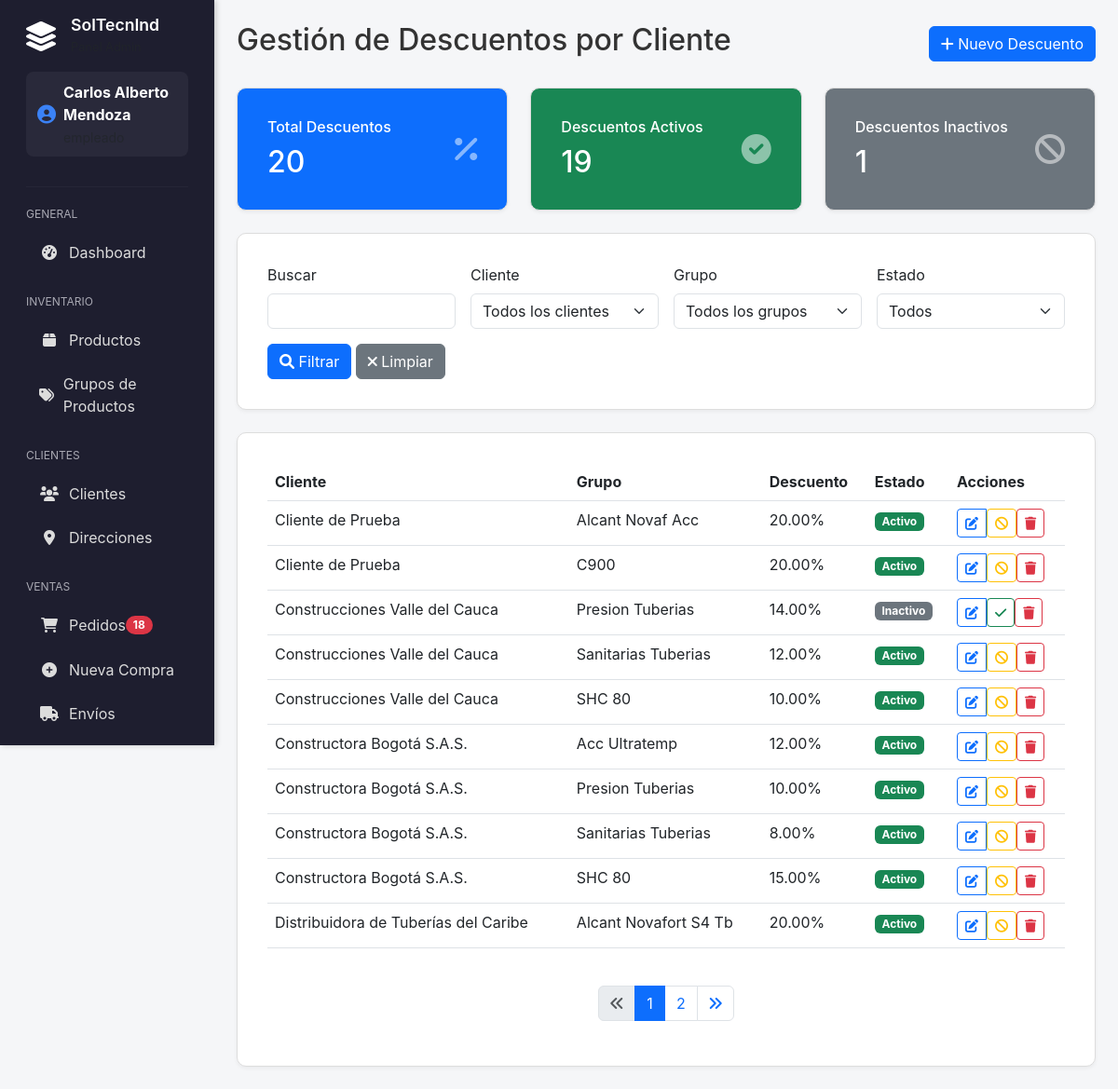
The app's page /admin/descuentos_clientes.php (signed in) with its own data.
### tables this page shows
CREATE TABLE `descuentos_clientes` (
  `id` int(11) NOT NULL,
  `cliente_id` int(11) NOT NULL,
  `grupo_id` int(11) NOT NULL,
  `porcentaje_descuento` decimal(5,2) NOT NULL DEFAULT 0.00,
  `activo` tinyint(1) DEFAULT 1,
  `created_at` timestamp NOT NULL DEFAULT current_timestamp(),
  `updated_at` timestamp NOT NULL DEFAULT current_timestamp() ON UPDATE current_timestamp()
);

CREATE TABLE `clientes` (
  `id` int(11) NOT NULL,
  `nombre` varchar(255) NOT NULL,
  `numero_documento` varchar(50) NOT NULL,
  `tipo_documento` enum('CC','NIT','CE','TI') DEFAULT 'CC',
  `email` varchar(255) DEFAULT NULL,
  `telefono` varchar(20) DEFAULT NULL,
  `direccion_principal` text DEFAULT NULL,
  `ciudad` varchar(100) DEFAULT NULL,
  `contacto_principal` varchar(255) DEFAULT NULL,
  `empleado_asignado` int(11) DEFAULT NULL,
  `activo` tinyint(1) DEFAULT 1,
  `created_at` timestamp NOT NULL DEFAULT current_timestamp(),
  `updated_at` timestamp NOT NULL DEFAULT current_timestamp() ON UPDATE current_timestamp()
);

CREATE TABLE `grupos_productos` (
  `id` int(11) NOT NULL,
  `nombre` varchar(255) NOT NULL,
  `descripcion` text DEFAULT NULL,
  `activo` tinyint(1) DEFAULT 1,
  `created_at` timestamp NOT NULL DEFAULT current_timestamp(),
  `updated_at` timestamp NOT NULL DEFAULT current_timestamp() ON UPDATE current_timestamp()
);

### admin/descuentos_clientes.php (the view, shortened to what the rows shown need)
<?php
require_once '../includes/LayoutManager.php';
$pdo = getConnection();
$search = trim(filter_input(INPUT_GET, 'search', FILTER_UNSAFE_RAW) ?? '');
$cliente_filter = filter_input(INPUT_GET, 'cliente', FILTER_VALIDATE_INT);
$grupo_filter = filter_input(INPUT_GET, 'grupo', FILTER_VALIDATE_INT);
$activo_filter = isset($_GET['activo']) ? $_GET['activo'] : '';
$page = max(1, intval(filter_input(INPUT_GET, 'page', FILTER_VALIDATE_INT) ?? 1));
$limit = 10;
$offset = ($page - 1) * $limit;
$params = [];
$where_clause = '';
$count_sql = "SELECT COUNT(*) FROM descuentos_clientes d
              JOIN clientes c ON d.cliente_id = c.id
              JOIN grupos_productos g ON d.grupo_id = g.id
              $where_clause";
$stmt = $pdo->prepare($count_sql);
$stmt->execute($params);
$total_descuentos = (int)$stmt->fetchColumn();
$total_pages = $total_descuentos > 0 ? (int)ceil($total_descuentos / $limit) : 1;
$sql = "SELECT
            d.id,
            d.cliente_id,
            d.grupo_id,
            d.porcentaje_descuento,
            d.activo,
            d.created_at,
            c.nombre as cliente_nombre,
            g.nombre as grupo_nombre
        FROM descuentos_clientes d
        JOIN clientes c ON d.cliente_id = c.id
        JOIN grupos_productos g ON d.grupo_id = g.id
        $where_clause
        ORDER BY c.nombre, g.nombre
        LIMIT :limit OFFSET :offset";
$params_with_limit = $params;
$params_with_limit[':limit'] = $limit;
$params_with_limit[':offset'] = $offset;
$stmt = $pdo->prepare($sql);
foreach ($params_with_limit as $key => $val) {
    if ($key === ':limit' || $key === ':offset') {
        $stmt->bindValue($key, (int)$val, PDO::PARAM_INT);
    } else {
        $stmt->bindValue($key, $val);
    }
}
$stmt->execute();
$descuentos = $stmt->fetchAll();
try {
    $stats_sql = "SELECT
                    COUNT(*) as total,
                    SUM(CASE WHEN activo = 1 THEN 1 ELSE 0 END) as activos,
                    SUM(CASE WHEN activo = 0 THEN 1 ELSE 0 END) as inactivos
                  FROM descuentos_clientes";
    $stats_stmt = $pdo->query($stats_sql);
    $stats = $stats_stmt->fetch(PDO::FETCH_ASSOC);
} catch (PDOException $e) {
    error_log("Error obteniendo estadísticas: " . $e->getMessage());
    $stats = ['total' => 0, 'activos' => 0, 'inactivos' => 0];
}
?>
<div class="d-flex justify-content-between align-items-center mb-4">
    <h2>Gestión de Descuentos por Cliente</h2>
</div>
<div class="row mb-4">
    <div class="col-md-4">
        <div class="card bg-primary text-white">
            <div class="card-body">
                <div class="d-flex justify-content-between align-items-center">
                    <div>
                        <h2 class="mt-2 mb-0"><?php echo (int)$stats['total']; ?></h2>
                    </div>
                </div>
            </div>
        </div>
    </div>
    <div class="col-md-4">
        <div class="card bg-success text-white">
            <div class="card-body">
                <div class="d-flex justify-content-between align-items-center">
                    <div>
                        <h2 class="mt-2 mb-0"><?php echo (int)$stats['activos']; ?></h2>
                    </div>
                </div>
            </div>
        </div>
    </div>
    <div class="col-md-4">
        <div class="card bg-secondary text-white">
            <div class="card-body">
                <div class="d-flex justify-content-between align-items-center">
                    <div>
                        <h2 class="mt-2 mb-0"><?php echo (int)$stats['inactivos']; ?></h2>
                    </div>
                </div>
            </div>
        </div>
    </div>
</div>
<div class="card">
    <div class="card-body">
        <div class="table-responsive">
            <table class="table table-hover">
                <thead>
                    <tr>
                        <th>Cliente</th>
                        <th>Grupo</th>
                        <th>Descuento</th>
                        <th>Estado</th>
                        <th>Acciones</th>
                    </tr>
                </thead>
                <tbody>
                    <?php if (empty($descuentos)): ?>
                        <tr>
                            <td colspan="5" class="text-center py-3">No se encontraron descuentos</td>
                        </tr>
                    <?php else: ?>
                        <?php foreach ($descuentos as $descuento): ?>
                            <tr>
                                <td><?php echo htmlspecialchars($descuento['cliente_nombre']); ?></td>
                                <td><?php echo htmlspecialchars($descuento['grupo_nombre']); ?></td>
                                <td><?php echo number_format((float)$descuento['porcentaje_descuento'], 2); ?>%</td>
                                <td>
                                    <span class="badge bg-<?php echo $descuento['activo'] ? 'success' : 'secondary'; ?>">
                                        <?php echo $descuento['activo'] ? 'Activo' : 'Inactivo'; ?>
                                    </span>
                                </td>
                                <td>
                                    <div class="btn-group" role="group">
                                        <button type="button" class="btn btn-sm btn-outline-primary"
                                                onclick='editarDescuento(<?php echo htmlspecialchars(json_encode($descuento), ENT_QUOTES, 'UTF-8'); ?>)'>
                                            <i class="fas fa-edit"></i>
                                        </button>
                                        <form method="POST" style="display:inline;">
                                            <button type="submit" class="btn btn-sm btn-outline-<?php echo $descuento['activo'] ? 'warning' : 'success'; ?>">
                                                <i class="fas fa-<?php echo $descuento['activo'] ? 'ban' : 'check'; ?>"></i>
                                            </button>
                                        </form>
                                        <form method="POST" style="display:inline;" onsubmit="return confirm('¿Está seguro de eliminar este descuento?');">
                                            <button type="submit" class="btn btn-sm btn-outline-danger">
                                                <i class="fas fa-trash"></i>
                                            </button>
                                        </form>
                                    </div>
                                </td>
                            </tr>
                        <?php endforeach; ?>
                    <?php endif; ?>
                </tbody>
            </table>
        </div>
        <?php
        echo LayoutManager::renderPagination($page, $total_pages, basename($_SERVER['PHP_SELF']), [
            'search' => $search,
            'cliente' => $cliente_filter,
            'grupo' => $grupo_filter,
            'activo' => $activo_filter
        ]);
        ?>
    </div>
</div>
<?php
$content = ob_get_clean();
$additionalJS = "
<script>
function editarDescuento(descuento) {
    if (!descuento || !descuento.id) {
        alert('Error: Datos del descuento no válidos');
        return;
    }
    document.getElementById('descuentoAction').value = 'update';
    document.getElementById('descuentoId').value = descuento.id;
    document.getElementById('clienteId').value = descuento.cliente_id;
    document.getElementById('grupoId').value = descuento.grupo_id;
    document.getElementById('porcentaje').value = descuento.porcentaje_descuento;
    document.getElementById('activo').checked = Boolean(Number(descuento.activo));
    document.getElementById('clienteId').disabled = true;
    document.querySelector('#descuentoModal .modal-title').textContent = 'Editar Descuento';
    new bootstrap.Modal(document.getElementById('descuentoModal')).show();
}
document.getElementById('descuentoModal').addEventListener('hidden.bs.modal', function() {
    document.getElementById('descuentoForm').reset();
    document.getElementById('descuentoAction').value = 'create';
    document.getElementById('descuentoId').value = '';
    document.getElementById('clienteId').disabled = false;
    document.querySelector('#descuentoModal .modal-title').textContent = 'Nuevo Descuento';
});
document.getElementById('descuentoModal').addEventListener('show.bs.modal', function() {
    if (document.getElementById('descuentoAction').value !== 'update') {
        document.querySelector('#descuentoModal .modal-title').textContent = 'Nuevo Descuento';
    }
});
</script>
";
LayoutManager::renderAdminPage('Gestión de Descuentos', $content, '', $additionalJS);

### includes/LayoutManager.php (shortened to what the rows shown need)
<?php
class LayoutManager {
        ob_start(); ?>
        <?php
    public static function renderAdminPage(string $title, string $content, string $additionalCSS = '', string $additionalJS = ''): void {
        ?>
        <!DOCTYPE html>
        <html lang="es">
        <head>
            <link href="https://cdn.jsdelivr.net/npm/bootstrap@5.3.0/dist/css/bootstrap.min.css" rel="stylesheet">
            <link href="https://cdnjs.cloudflare.com/ajax/libs/font-awesome/6.0.0/css/all.min.css" rel="stylesheet">
        </head>
        <body>
            <div class="container-fluid">
                <div class="row">
                    <div class="col main-content">
                        <?= $content ?>
                    </div>
                </div>
            </div>
        </body>
        </html>
        <?php
    }
    public static function renderPagination(int $currentPage, int $totalPages, string $baseUrl, array $params = []): string {
        $queryParams = $params;
        unset($queryParams['page']);
        $queryString = http_build_query($queryParams);
        $urlPrefix = $baseUrl . '?' . ($queryString ? $queryString . '&' : '');
        ob_start(); ?>
        <nav aria-label="Paginación" class="mt-4">
            <ul class="pagination justify-content-center">
                <?php for ($i = max(1, $currentPage - 2); $i <= min($totalPages, $currentPage + 2); $i++): ?>
                    <li class="page-item <?= $i === $currentPage ? 'active' : '' ?>">
                        <a class="page-link" href="<?= $urlPrefix ?>page=<?= $i ?>"><?= $i ?></a>
                    </li>
                <?php endfor; ?>
            </ul>
        </nav>
        <?php
        return ob_get_clean();
    }
}
?>

### records on screen
descuentos_clientes: cliente.nombre "Cliente de Prueba", grupos_productos.nombre "Alcant Novaf Acc", porcentaje_descuento "20.00", activo "Activo"
descuentos_clientes: cliente.nombre "Cliente de Prueba", grupos_productos.nombre "C900", porcentaje_descuento "20.00", activo "Activo"
descuentos_clientes: cliente.nombre "Construcciones Valle del Cauca", grupos_productos.nombre "Presion Tuberias", porcentaje_descuento "14.00", activo "Inactivo"
descuentos_clientes: cliente.nombre "Construcciones Valle del Cauca", grupos_productos.nombre "Sanitarias Tuberias", porcentaje_descuento "12.00", activo "Activo"
descuentos_clientes: cliente.nombre "Construcciones Valle del Cauca", grupos_productos.nombre "SHC 80", porcentaje_descuento "10.00", activo "Activo"
descuentos_clientes: cliente.nombre "Constructora Bogotá S.A.S.", grupos_productos.nombre "Acc Ultratemp", porcentaje_descuento "12.00", activo "Activo"
descuentos_clientes: cliente.nombre "Constructora Bogotá S.A.S.", grupos_productos.nombre "Presion Tuberias", porcentaje_descuento "10.00", activo "Activo"
descuentos_clientes: cliente.nombre "Constructora Bogotá S.A.S.", grupos_productos.nombre "Sanitarias Tuberias", porcentaje_descuento "8.00", activo "Activo"
descuentos_clientes: cliente.nombre "Constructora Bogotá S.A.S.", grupos_productos.nombre "SHC 80", porcentaje_descuento "15.00", activo "Activo"
descuentos_clientes: cliente.nombre "Distribuidora de Tuberías del Caribe", grupos_productos.nombre "Alcant Novafort S4 Tb", porcentaje_descuento "20.00", shows "Activo"

### other values on screen
$config['title'] "SolTecnInd"
$_SESSION['nombre'] "Carlos Alberto Mendoza"
$cat "GENERAL"
$item['text'] "Dashboard"
$cat "INVENTARIO"
$item['text'] "Productos"
$item['text'] "Grupos de Productos"
$cat "CLIENTES"
$item['text'] "Clientes"
$item['text'] "Direcciones"
$cat "VENTAS"
$item['text'] "Pedidos"
$count "18"
$item['text'] "Nueva Compra"
$item['text'] "Envíos"
